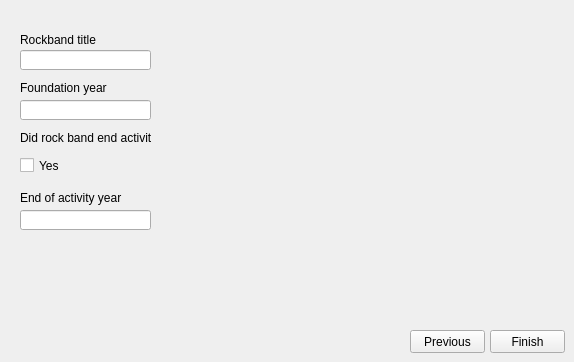
      <widget class="QWidget" name="addRockbandPage">
       <widget class="QLineEdit" name="rockbandTitleLineEdit">
        <property name="geometry">
         <rect>
          <x>20</x>
          <y>50</y>
          <width>131</width>
          <height>20</height>
         </rect>
        </property>
       </widget>
       <widget class="QLabel" name="rockbandTitleLabel">
        <property name="geometry">
         <rect>
          <x>20</x>
          <y>30</y>
          <width>131</width>
          <height>20</height>
         </rect>
        </property>
        <property name="text">
         <string>Rockband title</string>
        </property>
       </widget>
       <widget class="QLabel" name="foundationYearLabel">
        <property name="geometry">
         <rect>
          <x>20</x>
          <y>80</y>
          <width>131</width>
          <height>16</height>
         </rect>
        </property>
        <property name="text">
         <string>Foundation year</string>
        </property>
       </widget>
       <widget class="QLineEdit" name="foundationYearLineEdit">
        <property name="geometry">
         <rect>
          <x>20</x>
          <y>100</y>
          <width>131</width>
          <height>20</height>
         </rect>
        </property>
        <property name="maxLength">
         <number>4</number>
        </property>
       </widget>
       <widget class="QCheckBox" name="isEndOfActivityCheckBox">
        <property name="geometry">
         <rect>
          <x>20</x>
          <y>150</y>
          <width>131</width>
          <height>31</height>
         </rect>
        </property>
        <property name="text">
         <string>Yes</string>
        </property>
       </widget>
       <widget class="QLabel" name="isEndOfActivityLabel">
        <property name="geometry">
         <rect>
          <x>20</x>
          <y>130</y>
          <width>131</width>
          <height>16</height>
         </rect>
        </property>
        <property name="text">
         <string>Did rock band end activity?</string>
        </property>
       </widget>
       <widget class="QLineEdit" name="endOfActivityYearLineEdit">
        <property name="geometry">
         <rect>
          <x>20</x>
          <y>210</y>
          <width>131</width>
          <height>20</height>
         </rect>
        </property>
        <property name="maxLength">
         <number>4</number>
        </property>
       </widget>
       <widget class="QPushButton" name="addRockbandFinishButton">
        <property name="geometry">
         <rect>
          <x>490</x>
          <y>330</y>
          <width>75</width>
          <height>23</height>
         </rect>
        </property>
        <property name="text">
         <string>Finish</string>
        </property>
       </widget>
       <widget class="QLabel" name="endOfActivityYearLabel">
        <property name="geometry">
         <rect>
          <x>20</x>
          <y>190</y>
          <width>131</width>
          <height>16</height>
         </rect>
        </property>
        <property name="text">
         <string>End of activity year</string>
        </property>
       </widget>
       <widget class="QPushButton" name="addRockbandPreviousButton">
        <property name="geometry">
         <rect>
          <x>410</x>
          <y>330</y>
          <width>75</width>
          <height>23</height>
         </rect>
        </property>
        <property name="text">
         <string>Previous</string>
        </property>
       </widget>
      </widget>
